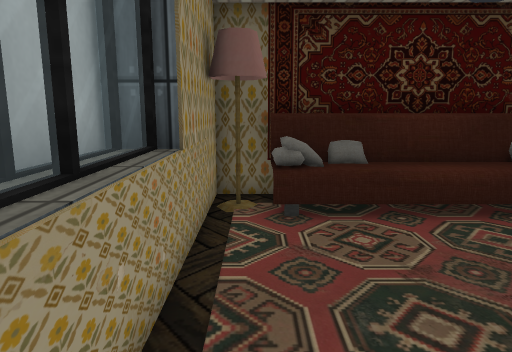
view 1 (above)

17 first-person views from a walk through a Unity game level. The camera is 1.5 m above the floor, tilts 10° down and sees 70° across. The floor is counted in squares, 0.68 m on a side. Each view is taken from the middle of a square. On the plan, view 1 faces up. The plan holds only what a view shows up to about 20 squares ahead; the rest is blank. The place goes on beyond the plan. The player is left out. Door leaves are left out, so doorways stand open. Some surface patterns are stand-ins.

view 2
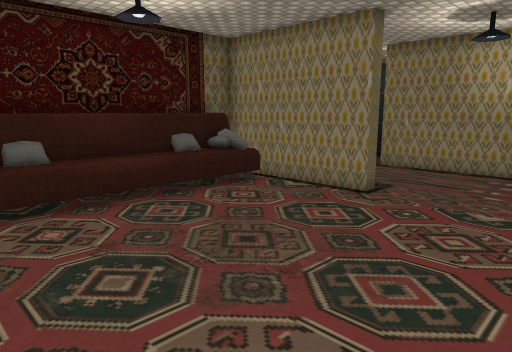

view 3
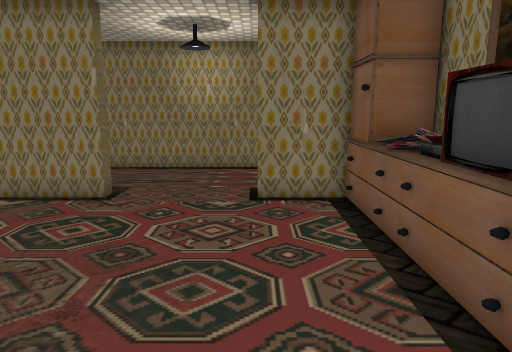

view 4
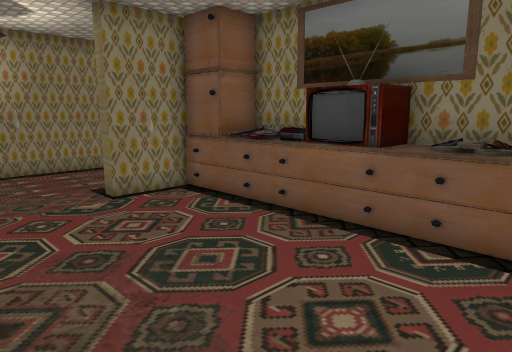

view 5
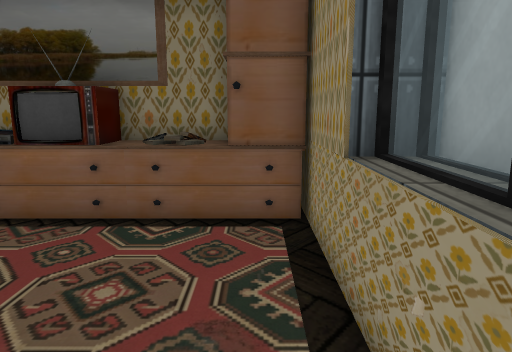

view 6
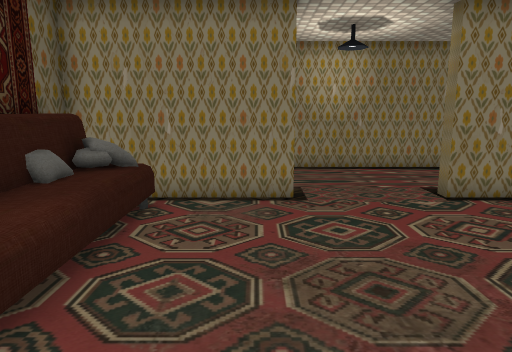

view 7
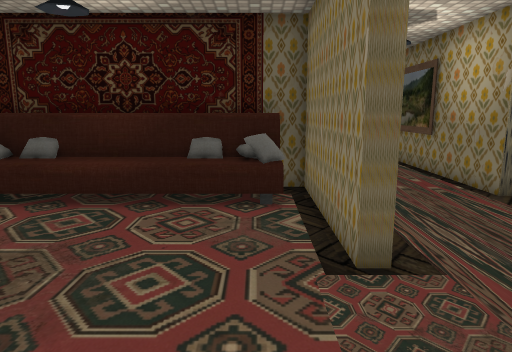

view 8
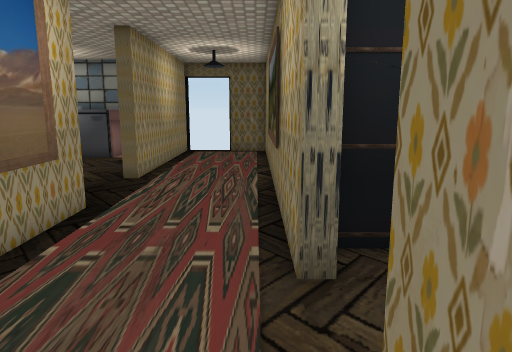

view 9
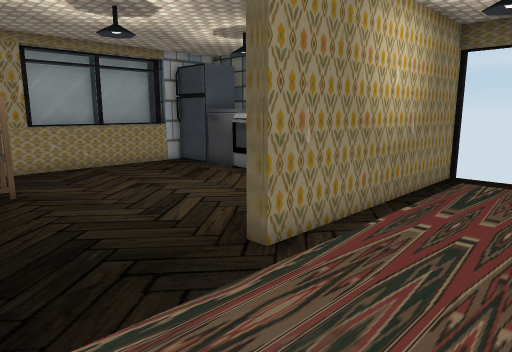

view 10
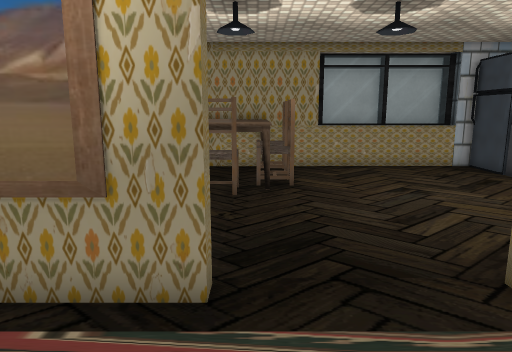

view 11
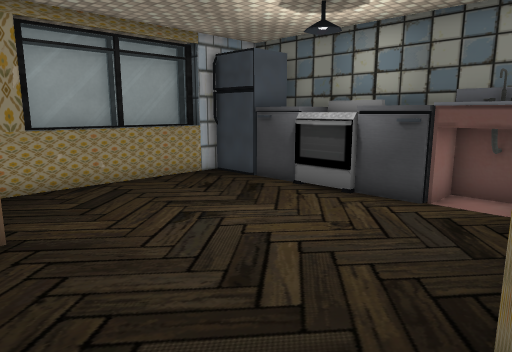

view 12
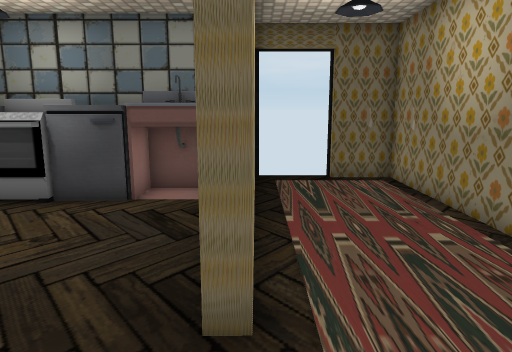

view 13
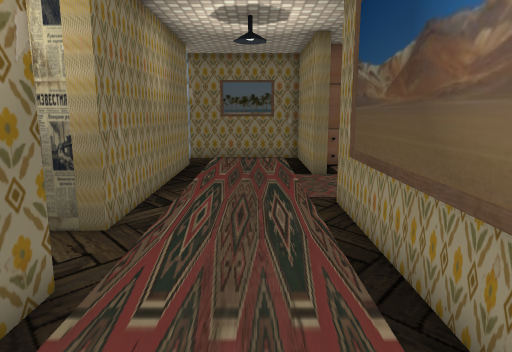

view 14
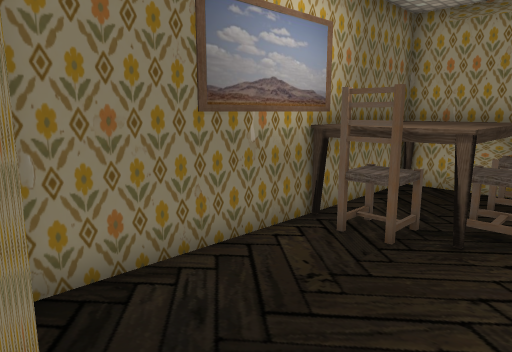

view 15
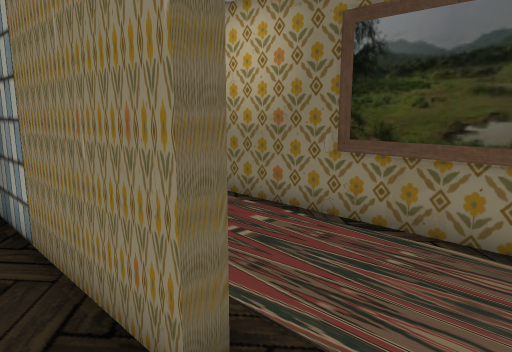

view 16
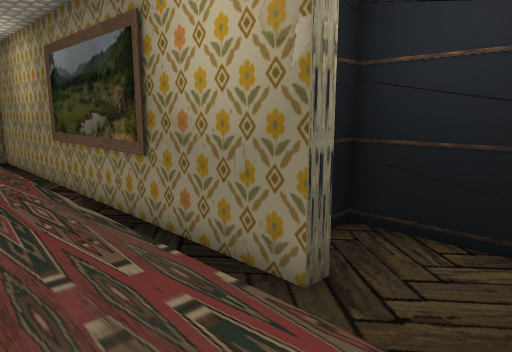

view 17
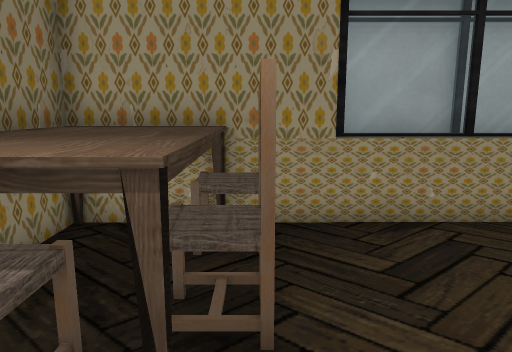

### Floor plan
Ten units are one square. View 1 is at (0, 0); x grows to the right and y downward. Boxes are objects, and circles mark ways between rooms. Rooms are numbered by the first view taken in them; rooms with no view inside come last. Other rooms are left out.
<svg viewBox="-20 -265 217 319">
<path fill="none" stroke="#000" d="M32 26 59 26M-15 -51 -15 -5M100 -40 95 -40 95 -98 44 -98M60 29 65 23M16 -90 5 -90M66 -90 24 -90M67 30 75 24M36 -98 -11 -98 -11 36M58 38 78 38 78 24M95 15 95 1 100 1M-11 23 84 23M87 -75 14 -75M94 -124 100 -124 100 -40M146 -87 146 -252 126 -252 126 -258M86 -220 68 -220M-11 -104 91 -104M68 -240 46 -240M-15 -194 -15 -156M26 -240 5 -240M-15 -212 -15 -195M-11 -220 -11 -125M100 -258 100 -163 95 -163 95 -231M100 1 100 49 154 49M149 26 149 -63M176 -70 176 -102M176 -98 152 -98M192 -72 192 -98M149 -63 160 -63M6 38 32 38 32 26M95 25 95 15"/>
<rect x="-5" y="-85" width="10" height="10" fill="#bbb"><title>other object</title></rect>
<rect x="-5" y="-95" width="10" height="10" fill="#bbb"><title>other object</title></rect>
<rect x="5" y="-85" width="10" height="10" fill="#bbb"><title>other object</title></rect>
<rect x="65" y="-95" width="10" height="10" fill="#bbb"><title>other object</title></rect>
<rect x="75" y="-85" width="10" height="10" fill="#bbb"><title>other object</title></rect>
<rect x="75" y="-95" width="10" height="10" fill="#bbb"><title>other object</title></rect>
<rect x="-15" y="-135" width="60" height="30" fill="#bbb"><title>other object</title></rect>
<rect x="-5" y="-145" width="20" height="20" fill="#bbb"><title>other object</title></rect>
<rect x="-5" y="-235" width="10" height="20" fill="#bbb"><title>other object</title></rect>
<rect x="15" y="-145" width="20" height="20" fill="#bbb"><title>other object</title></rect>
<rect x="15" y="-235" width="20" height="20" fill="#bbb"><title>other object</title></rect>
<rect x="35" y="-125" width="10" height="20" fill="#bbb"><title>other object</title></rect>
<rect x="35" y="-235" width="10" height="20" fill="#bbb"><title>other object</title></rect>
<rect x="45" y="-235" width="20" height="20" fill="#bbb"><title>other object</title></rect>
<rect x="135" y="-175" width="10" height="40" fill="#bbb"><title>other object</title></rect>
<circle cx="95" cy="-20" r="3" fill="#2a7"/>
<circle cx="150" cy="-75" r="3" fill="#2a7"/>
<text x="40" y="-30">1</text>
<text x="80" y="-130">2</text>
<text x="170" y="-80">3</text>
<text x="10" y="30">4</text>
<text x="90" y="20">5</text>
</svg>
Room 1 opens to room 2. Room 2 opens to room 3.

Where each view was taken, in squares from view 1:
view 1: 0 up, 0 right, facing up
view 2: 1 down, 0 right, facing up-right
view 3: 0 up, 0 right, facing right
view 4: 4 up, 0 right, facing down-right
view 5: 5 up, 0 right, facing down
view 6: 5 up, 0 right, facing right
view 7: 1 down, 8 right, facing up
view 8: 4 up, 14 right, facing up
view 9: 12 up, 14 right, facing up-left
view 10: 13 up, 14 right, facing left
view 11: 13 up, 10 right, facing up-left
view 12: 13 up, 10 right, facing up
view 13: 13 up, 12 right, facing down
view 14: 15 up, 10 right, facing down-left
view 15: 14 up, 8 right, facing up-right
view 16: 6 up, 11 right, facing up-right
view 17: 14 up, 6 right, facing left
